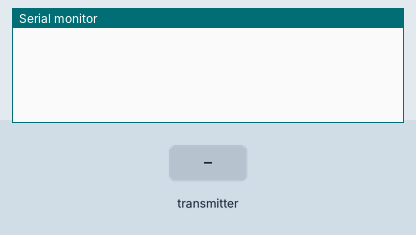
A sketch run on a simulated ESP32. Shown: the last lines printed to the serial monitor. Inputs (shaded band) come from the test bench.

Above: at 1.2 s.
1.3 s: the transmitter starts sending latitud = 0
At 1.66 s:
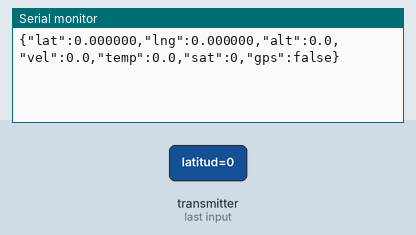
3.3 s: the transmitter starts sending gpsValido = 1
At 3.66 s:
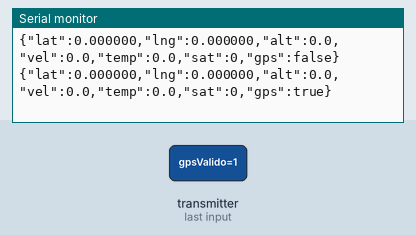
5.3 s: the transmitter starts sending longitud = 25
At 5.66 s:
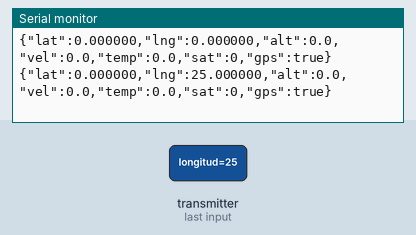
6.8 s: the transmitter starts sending altitud = 25
At 7.16 s:
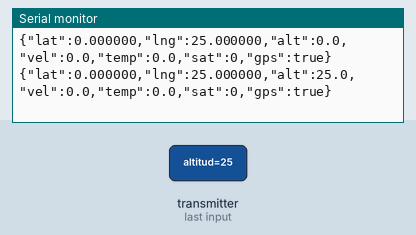
8.3 s: the transmitter starts sending velocidad = 25
At 8.66 s:
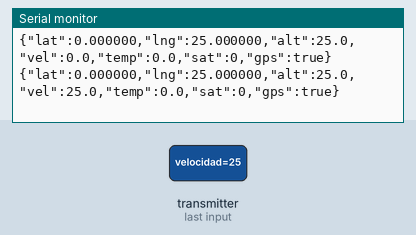
9.8 s: the transmitter starts sending temperatura = 25
At 10.16 s:
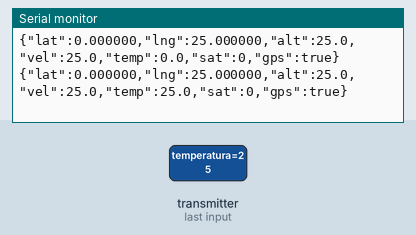

Measured:
- after the input at 1.3 s, the serial monitor: prints a new line after 0.05 s (image 1)
- after the input at 3.3 s, the serial monitor: prints a new line after 0.05 s (image 2)
- after the input at 5.3 s, the serial monitor: prints a new line after 0.05 s (image 3)
- after the input at 6.8 s, the serial monitor: prints a new line after 0.05 s (image 4)
- after the input at 8.3 s, the serial monitor: prints a new line after 0.05 s (image 5)
- after the input at 9.8 s, the serial monitor: prints a new line after 0.05 s (image 6)

The sketch:

Receptor.ino
```cpp
#include <esp_now.h>
#include <WiFi.h>

// --- CONTROL DE FORMATO DE SALIDA ---
// true  -> Imprime JSON de una sola línea (Para tu Dashboard / Python)
// false -> Imprime texto legible clásico (Para depuración humana en Arduino IDE)
#define FORMATO_JSON true

// --- ESTRUCTURA DE DATOS (Telemetría) ---
typedef struct struct_message {
  float latitud;
  float longitud;
  float altitud;
  float velocidad;
  float temperatura;
  uint8_t satelites;
  uint8_t hora;
  uint8_t minuto;
  uint8_t segundo;
  bool gpsValido;
} struct_message;

struct_message datosRecibidos;

// Callback de recepción corregido para ESP32 v3.x
void OnDataRecv(const esp_now_recv_info_t *recv_info, const uint8_t *incomingData, int len) {
  // Desempaquetamos los datos en nuestra estructura
  memcpy(&datosRecibidos, incomingData, sizeof(datosRecibidos));

  if (FORMATO_JSON) {
    // --- MODO DASHBOARD: Enviamos un JSON limpio en una sola línea (\n al final) ---
    Serial.print("{\"lat\":"); Serial.print(datosRecibidos.latitud, 6);
    Serial.print(",\"lng\":"); Serial.print(datosRecibidos.longitud, 6);
    Serial.print(",\"alt\":"); Serial.print(datosRecibidos.altitud, 1);
    Serial.print(",\"vel\":"); Serial.print(datosRecibidos.velocidad, 1);
    Serial.print(",\"temp\":"); Serial.print(datosRecibidos.temperatura, 1);
    Serial.print(",\"sat\":"); Serial.print(datosRecibidos.satelites);
    Serial.print(",\"gps\":"); Serial.print(datosRecibidos.gpsValido ? "true" : "false");
    Serial.println("}"); // El serial.println inserta el '\n' necesario para el readline() de Python
  }
  else {
    // --- MODO DEPURACIÓN: Texto de fácil lectura para ti ---
    Serial.println("\n==========================================");
    Serial.println("         NUEVA TELEMETRÍA RECIBIDA        ");
    Serial.println("==========================================");

    Serial.print("Temp. Motor: ");
    if (datosRecibidos.temperatura == -999.0) {
      Serial.println("ERROR LECTURA (MAX6675)");
    } else {
      Serial.print(datosRecibidos.temperatura, 1);
      Serial.println(" °C");
    }
    Serial.println("------------------------------------------");

    if (datosRecibidos.gpsValido) {
      Serial.print("Latitud:     "); Serial.println(datosRecibidos.latitud, 6);
      Serial.print("Longitud:    "); Serial.println(datosRecibidos.longitud, 6);
      Serial.print("Altitud:     "); Serial.print(datosRecibidos.altitud, 1); Serial.println(" m");
      Serial.print("Velocidad:   "); Serial.print(datosRecibidos.velocidad, 1); Serial.println(" km/h");
      Serial.print("Satélites:   "); Serial.println(datosRecibidos.satelites);

      Serial.print("Hora UTC:    ");
      if (datosRecibidos.hora < 10) Serial.print("0"); Serial.print(datosRecibidos.hora); Serial.print(":");
      if (datosRecibidos.minuto < 10) Serial.print("0"); Serial.print(datosRecibidos.minuto); Serial.print(":");
      if (datosRecibidos.segundo < 10) Serial.print("0"); Serial.println(datosRecibidos.segundo);
    } else {
      Serial.println("Estado GPS:  Buscando señal...");
      Serial.print("Satélites:   "); Serial.print(datosRecibidos.satelites);
      Serial.println(" (Insuficientes para posicionamiento)");
    }
    Serial.println("==========================================");
  }
}

void setup() {
  Serial.begin(115200);

  WiFi.mode(WIFI_STA);

  if (esp_now_init() != ESP_OK) {
    if (!FORMATO_JSON) Serial.println("Error inicializando ESP-NOW");
    return;
  }

  esp_now_register_recv_cb(OnDataRecv);
  if (!FORMATO_JSON) {
    Serial.println("Receptor listo y escuchando telemetría...");
  }
}

void loop() {
  // Se queda libre y ligero para dar máxima prioridad a la interrupción de recepción de ESP-NOW
}
```
